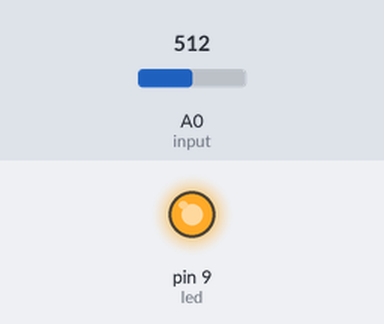
A sketch run on a simulated Arduino Uno, built with avr-gcc and run on an emulated ATmega328P. On the bench: output pins drawn as LEDs (lit = HIGH). The inputs (shaded band) are chosen by the test bench; at power-on: A0 (input) = 512.

Above: at 0.1 s.
Timing chart, 0 to 1.6 s (numbered marks = the images above):
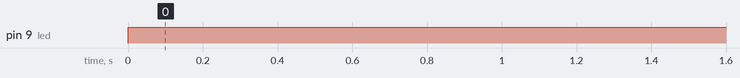

The sketch:

sketch_oct31c.ino
```cpp
#define input A0
int led=9;

void setup() {
  // put your setup code here, to run once:
Serial.begin(9600);
pinMode(input,INPUT);
pinMode(led,OUTPUT);
digitalWrite(led,LOW);
}

void loop() {
  // put your main code here, to run repeatedly:
int adc_value;
float resis;
adc_value=analogRead(input);
resis=adc_value*0.00488;
if(resis<20){
  digitalWrite(led,HIGH);

}
else{
  digitalWrite(led,LOW);
}
}
```

Measured:
- by itself, pin 9 (led): LOW → HIGH at 0.00 s
